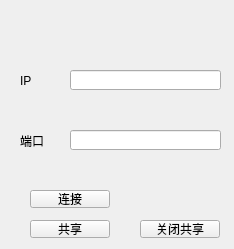
<?xml version="1.0" encoding="UTF-8"?>
<ui version="4.0">
 <class>Widget</class>
 <widget class="QWidget" name="Widget">
  <property name="geometry">
   <rect>
    <x>0</x>
    <y>0</y>
    <width>234</width>
    <height>249</height>
   </rect>
  </property>
  <property name="windowTitle">
   <string>Widget</string>
  </property>
  <widget class="QPushButton" name="linkBtn">
   <property name="geometry">
    <rect>
     <x>30</x>
     <y>190</y>
     <width>80</width>
     <height>18</height>
    </rect>
   </property>
   <property name="text">
    <string>连接</string>
   </property>
  </widget>
  <widget class="QPushButton" name="shareBtn">
   <property name="geometry">
    <rect>
     <x>30</x>
     <y>220</y>
     <width>80</width>
     <height>18</height>
    </rect>
   </property>
   <property name="text">
    <string>共享</string>
   </property>
  </widget>
  <widget class="QLabel" name="label">
   <property name="geometry">
    <rect>
     <x>20</x>
     <y>70</y>
     <width>48</width>
     <height>21</height>
    </rect>
   </property>
   <property name="text">
    <string>IP</string>
   </property>
  </widget>
  <widget class="QLabel" name="label_2">
   <property name="geometry">
    <rect>
     <x>20</x>
     <y>130</y>
     <width>48</width>
     <height>21</height>
    </rect>
   </property>
   <property name="text">
    <string>端口</string>
   </property>
  </widget>
  <widget class="QLineEdit" name="ipEdit">
   <property name="geometry">
    <rect>
     <x>70</x>
     <y>70</y>
     <width>151</width>
     <height>20</height>
    </rect>
   </property>
  </widget>
  <widget class="QLineEdit" name="portEdit">
   <property name="geometry">
    <rect>
     <x>70</x>
     <y>130</y>
     <width>151</width>
     <height>20</height>
    </rect>
   </property>
  </widget>
  <widget class="QPushButton" name="closeShareBtn">
   <property name="geometry">
    <rect>
     <x>140</x>
     <y>220</y>
     <width>80</width>
     <height>18</height>
    </rect>
   </property>
   <property name="text">
    <string>关闭共享</string>
   </property>
  </widget>
 </widget>
 <resources/>
 <connections/>
</ui>
